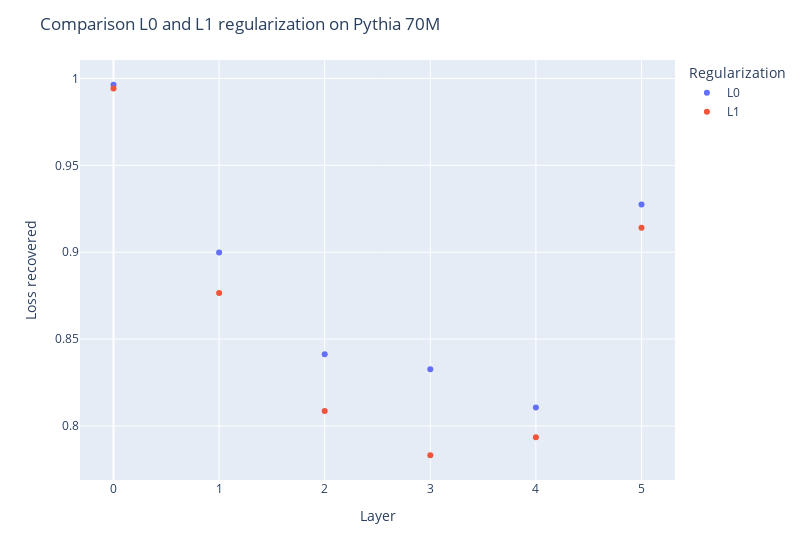

Notebook cell for this chart:
### Code cell
g = px.scatter(df, x="layer", y="loss_recovered", color="reg")
g.update_layout(
    title="Comparison L0 and L1 regularization on Pythia 70M",
    xaxis_title="Layer",
    yaxis_title="Loss recovered",
    legend_title_text='Regularization',
    width=800
)

new_names = {"pure_sqrt": "L0", "l1": "L1"}
g.for_each_trace(lambda t: t.update(name=new_names[t.name]))

### Figure 1 — Plotly figure (JSON) as saved in the notebook; plotly's stock layout.template omitted (floating-point values rounded to 4 significant figures)
{"data": [{"hovertemplate": "reg=pure_sqrt<br>layer=%{x}<br>loss_recovered=%{y}<extra></extra>", "legendgroup": "pure_sqrt", "marker": {"color": "#636efa", "symbol": "circle"}, "mode": "markers", "name": "L0", "orientation": "v", "showlegend": true, "type": "scatter", "x": [5, 4, 3, 2, 1, 0], "xaxis": "x", "y": [0.9274, 0.8106, 0.8327, 0.8412, 0.8998, 0.9964], "yaxis": "y"}, {"hovertemplate": "reg=l1<br>layer=%{x}<br>loss_recovered=%{y}<extra></extra>", "legendgroup": "l1", "marker": {"color": "#EF553B", "symbol": "circle"}, "mode": "markers", "name": "L1", "orientation": "v", "showlegend": true, "type": "scatter", "x": [5, 4, 3, 2, 1, 0], "xaxis": "x", "y": [0.9141, 0.7935, 0.7831, 0.8087, 0.8765, 0.9942], "yaxis": "y"}], "layout": {"legend": {"title": {"text": "Regularization"}, "tracegroupgap": 0}, "margin": {"t": 60}, "title": {"text": "Comparison L0 and L1 regularization on Pythia 70M"}, "width": 800, "xaxis": {"anchor": "y", "domain": [0, 1], "title": {"text": "Layer"}}, "yaxis": {"anchor": "x", "domain": [0, 1], "title": {"text": "Loss recovered"}}}}
